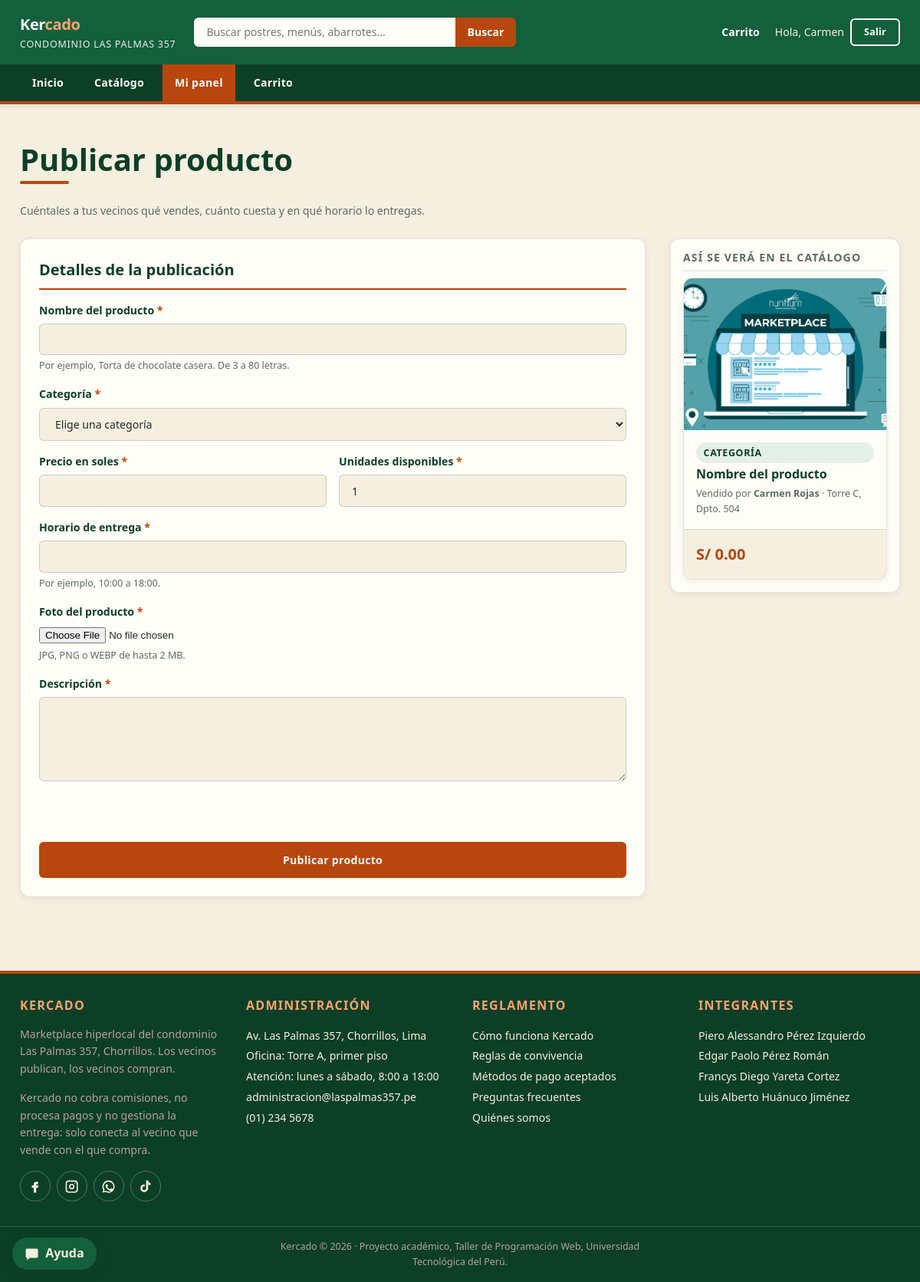
The page /publicar.php (signed in) on the database its author committed.
### tables this page shows
CREATE TABLE residente (
  idResidente        INT          NOT NULL AUTO_INCREMENT,
  nombres            VARCHAR(60)  NOT NULL,
  apellidos          VARCHAR(60)  NOT NULL,
  correo             VARCHAR(120) NOT NULL,
  claveHash          VARCHAR(255) NOT NULL,
  telefono           VARCHAR(9)   NOT NULL,
  torre              CHAR(1)      NOT NULL,
  numeroDepartamento VARCHAR(4)   NOT NULL,
  rol                ENUM('residente','admin') NOT NULL DEFAULT 'residente',
  estado             ENUM('Activo','Pendiente','Inactivo') NOT NULL DEFAULT 'Pendiente',
  fechaRegistro      DATETIME     NOT NULL DEFAULT CURRENT_TIMESTAMP,
  PRIMARY KEY (idResidente),
  UNIQUE KEY uq_residente_correo (correo)
);

### app/funciones.php (called while the page is built, shortened)
<?php
require_once __DIR__ . "/conexion.php";
function e($texto): string
{
    return htmlspecialchars((string) $texto, ENT_QUOTES, "UTF-8");
}
function nombreCompleto(?array $residente): string
{
    return $residente["nombres"] . " " . $residente["apellidos"];
}
function textoUnidad(?array $residente): string
{
    return "Torre " . $residente["torre"] . ", Dpto. " . $residente["numeroDepartamento"];
}
function textoGet(string $campo): string
{
    if (!isset($_GET[$campo]) || !is_string($_GET[$campo])) {
        return "";
    }
    return trim($_GET[$campo]);
}
function exigirSesion(): array
{
    $residente = sesionActual();
    return $residente;
}

### app/almacen.php (called while the page is built, shortened)
<?php
require_once __DIR__ . "/funciones.php";
function marcadores(int $cantidad): string
{
    $signos = [];
    for ($i = 0; $i < $cantidad; $i++) {
        $signos[] = "?";
    }
    return implode(", ", $signos);
}
function consultar(string $sql, array $parametros = []): array
{
    $sentencia = conexion()->prepare($sql);
    $sentencia->execute($parametros);
    return $sentencia->fetchAll();
}
function residentesPorId(array $ids): array
{
    $resultado = [];
    $ids = array_values(array_unique($ids));
    $filas = consultar("SELECT " . COLUMNAS_RESIDENTE . " FROM residente WHERE idResidente IN (" . marcadores(count($ids)) . ")", $ids);
    foreach ($filas as $fila) {
        $fila["idResidente"] = (int) $fila["idResidente"];
        $resultado[$fila["idResidente"]] = $fila;
    }
    return $resultado;
}
function obtenerResidente(int $idResidente): ?array
{
    $residentes = residentesPorId([$idResidente]);
    return $residentes[$idResidente] ?? null;
}
function sesionActual(): ?array
{
    $residente = obtenerResidente((int) $_SESSION["idResidente"]);
    return $residente;
}
function obtenerCarrito(): array
{
    if (sesionActual() === null || empty($_SESSION["carrito"])) {
        return [];
    }
    $resultado = [];
    return $resultado;
}
function cantidadEnCarrito(): int
{
    $cantidad = 0;
    foreach (obtenerCarrito() as $linea) {
        $cantidad = $cantidad + $linea["cantidad"];
    }
    return $cantidad;
}

### app/conexion.php (called while the page is built, shortened)
<?php
function conexion(): PDO
{
    static $pdo = null;
    if ($pdo !== null) {
        return $pdo;
    }
    $dsn = "mysql:host=" . BD_SERVIDOR . ";dbname=" . BD_NOMBRE . ";charset=utf8mb4";
    $opciones = [
        PDO::ATTR_ERRMODE => PDO::ERRMODE_EXCEPTION,
        PDO::ATTR_DEFAULT_FETCH_MODE => PDO::FETCH_ASSOC,
        PDO::ATTR_EMULATE_PREPARES => false,
    ];
    try {
        $pdo = new PDO($dsn, BD_USUARIO, BD_CLAVE, $opciones);
    } catch (PDOException $error) {
        http_response_code(503);
        header("Content-Type: text/html; charset=utf-8");
        echo "<!DOCTYPE html><html lang=\"es\"><head><meta charset=\"UTF-8\">";
        echo "<title>Kercado no está disponible</title></head><body>";
        echo "<h1>Kercado no está disponible en este momento</h1>";
        echo "<p>No pudimos conectarnos con la base de datos, vuelve a intentarlo en unos minutos.</p>";
        if (MODO_DESARROLLO) {
            echo "<p>" . htmlspecialchars($error->getMessage(), ENT_QUOTES, "UTF-8") . "</p>";
        }
        echo "</body></html>";
        exit;
    }
    return $pdo;
}

### publicar.php (the view, shortened to what this page needs)
<?php
require_once __DIR__ . "/app/plantilla.php";
$residente = exigirSesion();
$valores = [
    "titulo" => "",
    "descripcion" => "",
    "precio" => "",
    "stock" => "1",
    "horario" => "",
    "idCategoria" => ""
];
$errores = [];
function marcaInvalido(array $errores, string $campo): string
{
    return "";
}
function claseInvalido(array $errores, string $campo): string
{
    return "";
}
abrirPagina("Publicar producto", "Publica un producto para que tus vecinos del condominio lo vean en el catálogo de Kercado.", "publicar");
?>
    <section class="seccion">
      <div class="contenedor">
        <h1 class="titulo-seccion">Publicar producto</h1>
        <p class="subtexto">Cuéntales a tus vecinos qué vendes, cuánto cuesta y en qué horario lo entregas.</p>
        <div class="layout-publicar mt-3">
          <form class="formulario" id="form-publicar" action="publicar.php" method="post" enctype="multipart/form-data" novalidate>
            <fieldset>
              <legend>Detalles de la publicación</legend>
              <div class="campo">
                <label for="p-titulo">Nombre del producto <span class="obligatorio">*</span></label>
                <input type="text" id="p-titulo" name="titulo" maxlength="80" required
                       value="<?= e($valores["titulo"]) ?>"<?= claseInvalido($errores, "titulo") ?><?= marcaInvalido($errores, "titulo") ?>
                       aria-describedby="e-titulo a-titulo">
                <small class="campo__ayuda" id="a-titulo">Por ejemplo, Torta de chocolate casera. De 3 a 80 letras.</small>
              </div>
              <div class="campo">
                <label for="p-categoria">Categoría <span class="obligatorio">*</span></label>
                <select id="p-categoria" name="idCategoria" required<?= claseInvalido($errores, "idCategoria") ?><?= marcaInvalido($errores, "idCategoria") ?> aria-describedby="e-categoria">
                  <option value="">Elige una categoría</option>
                </select>
              </div>
              <div class="campo-fila">
                <div class="campo">
                  <label for="p-precio">Precio en soles <span class="obligatorio">*</span></label>
                  <input type="number" id="p-precio" name="precio" min="0.1" max="9999" step="0.01" required
                         value="<?= e($valores["precio"]) ?>"<?= claseInvalido($errores, "precio") ?><?= marcaInvalido($errores, "precio") ?>
                         aria-describedby="e-precio">
                </div>
                <div class="campo">
                  <label for="p-stock">Unidades disponibles <span class="obligatorio">*</span></label>
                  <input type="number" id="p-stock" name="stock" min="1" max="999" step="1" required
                         value="<?= e($valores["stock"]) ?>"<?= claseInvalido($errores, "stock") ?><?= marcaInvalido($errores, "stock") ?>
                         aria-describedby="e-stock">
                </div>
              </div>
              <div class="campo">
                <label for="p-horario">Horario de entrega <span class="obligatorio">*</span></label>
                <input type="text" id="p-horario" name="horario" maxlength="40" required
                       value="<?= e($valores["horario"]) ?>"<?= claseInvalido($errores, "horario") ?><?= marcaInvalido($errores, "horario") ?>
                       aria-describedby="e-horario a-horario">
                <small class="campo__ayuda" id="a-horario">Por ejemplo, 10:00 a 18:00.</small>
              </div>
              <div class="campo">
                <label for="p-imagen">Foto del producto <span class="obligatorio">*</span></label>
                <input type="file" id="p-imagen" name="imagen" accept="image/jpeg,image/png,image/webp" required<?= claseInvalido($errores, "imagen") ?><?= marcaInvalido($errores, "imagen") ?>
                       aria-describedby="e-imagen a-imagen">
                <small class="campo__ayuda" id="a-imagen">JPG, PNG o WEBP de hasta 2 MB.</small>
              </div>
              <div class="campo">
                <label for="p-descripcion">Descripción <span class="obligatorio">*</span></label>
                <textarea id="p-descripcion" name="descripcion" maxlength="500" required<?= claseInvalido($errores, "descripcion") ?><?= marcaInvalido($errores, "descripcion") ?>
                          aria-describedby="e-descripcion"><?= e($valores["descripcion"]) ?></textarea>
              </div>
            </fieldset>
            <button class="boton boton--full mt-3" type="submit">Publicar producto</button>
          </form>
          <aside class="panel-lateral" aria-labelledby="titulo-vista-previa">
            <h2 class="panel-lateral__titulo" id="titulo-vista-previa">Así se verá en el catálogo</h2>
            <article class="tarjeta">
              <figure class="tarjeta__figura">
                <img class="tarjeta__imagen" id="prev-imagen" src="assets/img/kercado.png"
                     alt="Foto de ejemplo para la vista previa">
              </figure>
              <div class="tarjeta__cuerpo">
                <span class="etiqueta" id="prev-categoria">Categoría</span>
                <h3 class="tarjeta__titulo" id="prev-titulo">Nombre del producto</h3>
                <p class="tarjeta__vendedor mb-0">
                  Vendido por <strong><?= e(nombreCompleto($residente)) ?></strong> · <span><?= e(textoUnidad($residente)) ?></span>
                </p>
              </div>
              <div class="tarjeta__pie">
                <span class="tarjeta__precio" id="prev-precio">S/ 0.00</span>
              </div>
            </article>
          </aside>
        </div>
      </div>
    </section>
<?php
cerrarPagina("js/publicar.js");

### app/plantilla.php (shortened to what this page needs)
<?php
require_once __DIR__ . "/funciones.php";
require_once __DIR__ . "/almacen.php";
function marcaDelMenu(string $enlace, string $paginaActual): string
{
    if ($paginaActual === "publicar") {
        $paginaActual = "panel";
    }
    if ($enlace === $paginaActual) {
        return 'class="menu__enlace menu__enlace--activo" aria-current="page"';
    }
    return 'class="menu__enlace"';
}
function abrirPagina(string $titulo, string $descripcion, string $paginaActual): void
{
    $residente = sesionActual();
    $cantidad = cantidadEnCarrito();
    $buscado = textoGet("q");
?>
<!DOCTYPE html>
<html lang="es">
<head>
  <link rel="stylesheet" href="css/estilo.css">
</head>
<body>
  <header class="encabezado">
    <div class="contenedor encabezado__fila">
      <a class="logo" href="index.php">
        <span>Ker<span class="logo__acento">cado</span>
          <span class="logo__bajada">Condominio Las Palmas 357</span>
        </span>
      </a>
      <form class="buscador" action="catalogo.php" method="get" role="search">
        <input class="buscador__campo" type="search" id="q" name="q"
               value="<?= e($buscado) ?>"
               placeholder="Buscar postres, menús, abarrotes...">
        <button class="buscador__boton" type="submit">Buscar</button>
      </form>
      <div class="encabezado__acciones">
        <a class="encabezado__carrito" href="carrito.php">
          Carrito
        </a>
        <div class="cuenta" id="cuenta">
<?php if ($residente === null) { ?>
          <a class="boton boton--sm" href="registro.php">Ingresar</a>
<?php } else { ?>
          <span class="cuenta__saludo">Hola, <?= e($residente["nombres"]) ?></span>
          <form class="cuenta__salir" action="salir.php" method="post">
            <button class="boton boton--claro boton--sm" type="submit">Salir</button>
          </form>
<?php } ?>
        </div>
      </div>
    </div>
    <nav class="menu" id="menu-principal" aria-label="Navegación principal">
      <ul class="contenedor menu__lista">
        <li><a <?= marcaDelMenu("inicio", $paginaActual) ?> href="index.php">Inicio</a></li>
        <li><a <?= marcaDelMenu("catalogo", $paginaActual) ?> href="catalogo.php">Catálogo</a></li>
        <li><a <?= marcaDelMenu("panel", $paginaActual) ?> href="panel.php">Mi panel</a></li>
        <li><a <?= marcaDelMenu("carrito", $paginaActual) ?> href="carrito.php">Carrito</a></li>
      </ul>
    </nav>
  </header>
  <main id="contenido">
<?php
}
function cerrarPagina(string $scriptDePagina = ""): void
{
?>
  </main>
  <footer class="pie">
    <div class="contenedor pie__grilla">
      <div>
        <h3 class="pie__titulo">Kercado</h3>
        <p class="subtexto">
          Marketplace hiperlocal del condominio Las Palmas 357, Chorrillos.
          Los vecinos publican, los vecinos compran.
        </p>
        <p class="subtexto">
          Kercado no cobra comisiones, no procesa pagos y no gestiona la
          entrega: solo conecta al vecino que vende con el que compra.
        </p>
        <ul class="redes">
          <li>
            <a class="redes__enlace" href="https://www.facebook.com/kercado.pe" target="_blank" rel="noopener" aria-label="Kercado en Facebook">
              <svg class="redes__icono" viewBox="0 0 24 24" aria-hidden="true" focusable="false"><path d="M14 8h3V4h-3c-2.8 0-4 1.7-4 4.3V10H7v4h3v8h4v-8h3l1-4h-4V8.5c0-.3.2-.5.5-.5z"/></svg>
            </a>
          </li>
          <li>
            <a class="redes__enlace" href="https://www.instagram.com/kercado.pe" target="_blank" rel="noopener" aria-label="Kercado en Instagram">
            </a>
          </li>
          <li>
            <a class="redes__enlace" href="https://wa.me/51912345678" target="_blank" rel="noopener" aria-label="Escríbenos por WhatsApp">
            </a>
          </li>
          <li>
            <a class="redes__enlace" href="https://www.tiktok.com/@kercado.pe" target="_blank" rel="noopener" aria-label="Kercado en TikTok">
              <svg class="redes__icono" viewBox="0 0 24 24" aria-hidden="true" focusable="false"><path d="M16.5 2c.3 2.3 1.7 3.9 4 4.1v3.3c-1.4.1-2.7-.3-4-1.1v6.4A6.3 6.3 0 1 1 11 8.4v3.4a3 3 0 1 0 2.2 2.9V2h3.3z"/></svg>
            </a>
          </li>
        </ul>
      </div>
      <div>
        <h3 class="pie__titulo">Administración</h3>
        <ul class="pie__lista">
          <li>Av. Las Palmas 357, Chorrillos, Lima</li>
          <li>Oficina: Torre A, primer piso</li>
          <li>Atención: lunes a sábado, 8:00 a 18:00</li>
          <li><a href="mailto:administracion@laspalmas357.pe">administracion@laspalmas357.pe</a></li>
          <li><a href="tel:+5112345678">(01) 234 5678</a></li>
        </ul>
      </div>
      <div>
        <h3 class="pie__titulo">Reglamento</h3>
        <ul class="pie__lista">
          <li><a href="index.php#como-funciona">Cómo funciona Kercado</a></li>
          <li><a href="index.php#reglas">Reglas de convivencia</a></li>
          <li><a href="index.php#pagos">Métodos de pago aceptados</a></li>
          <li><a href="index.php#faq">Preguntas frecuentes</a></li>
          <li><a href="index.php#nosotros">Quiénes somos</a></li>
        </ul>
      </div>
      <div>
        <h3 class="pie__titulo">Integrantes</h3>
        <ul class="pie__lista">
          <li>Piero Alessandro Pérez Izquierdo</li>
          <li>Edgar Paolo Pérez Román</li>
          <li>Francys Diego Yareta Cortez</li>
          <li>Luis Alberto Huánuco Jiménez</li>
        </ul>
      </div>
    </div>
    <div class="pie__legal">
      <p class="mb-0">
        Kercado &copy; <span id="anio"><?= date("Y") ?></span> · Proyecto académico, Taller de Programación Web,
        Universidad Tecnológica del Perú.
      </p>
    </div>
  </footer>
  <div class="chat">
    <button class="chat__boton" type="button" id="chat-boton"
            aria-expanded="false" aria-controls="chat-panel">
      <svg class="chat__icono" viewBox="0 0 24 24" aria-hidden="true" focusable="false"><path d="M4 3h16a2 2 0 0 1 2 2v11a2 2 0 0 1-2 2H9l-5 4v-4a2 2 0 0 1-2-2V5a2 2 0 0 1 2-2z"/></svg>
      <span>Ayuda</span>
    </button>
  </div>
</body>
</html>
<?php
}

### rows shown on the page
residente: nombres "Carmen", nombreCompleto($residente) "Carmen Rojas", textoUnidad($residente) "Torre C, Dpto. 504"
